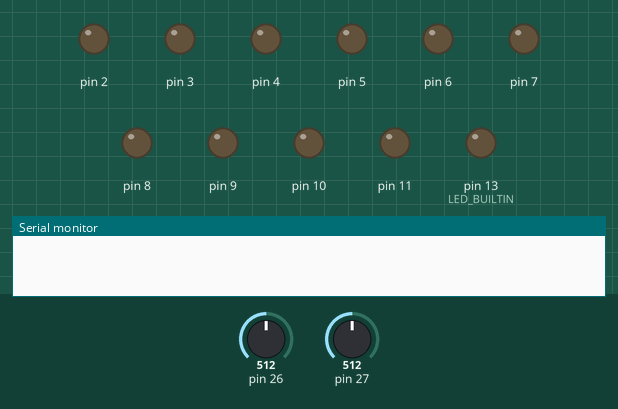
Recording of a sketch running on a simulated Arduino Mega 2560, built for the host (arithmetic inside an expression is 32-bit, double 64-bit). Parts: output pins drawn as LEDs (lit = HIGH), the last lines printed to the serial monitor. The test bench sets the inputs (shaded band); at power-on: pin 26 = 512, pin 27 = 512. WiFi joins after 1.5 s; servers stay silent unless stated.

Above: at 0.0 s.
At 1.6 s:
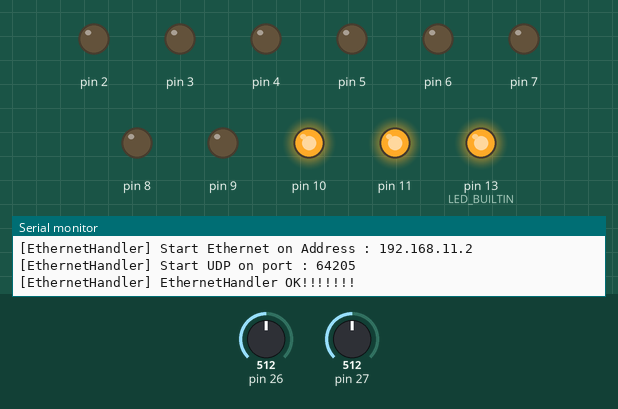
Timing chart, 0 to 3.1 s (numbered marks = the images above):
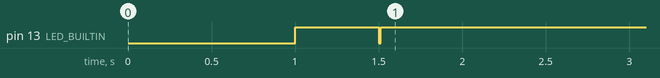

The sketch:

R1Firmware.ino
```cpp
#include "R1Driver.h"

using namespace r1_firmware;

R1Driver driver;

void setup() {
  driver.setup();
}

void loop() {
  driver.connection();
  driver.control();
}
```

MotorControl.cpp
```cpp
#include "MotorControl.h"

#include <Arduino.h>

using namespace r1_firmware;

void MotorHandler::setup()
{
  prev_limit_1 = 0;
  prev_limit_2 = 0;

  // Debug
  pinMode(LED_BUILTIN, OUTPUT);

  // Front
  // PWM 2
  pinMode(3, OUTPUT);

  // RearLeft
  // PWM 4
  pinMode(5, OUTPUT);

  // RearRight
  // PWM 6
  pinMode(7, OUTPUT);

  // Valve
  // PWM 8
  pinMode(9, OUTPUT);

  // LimitSwitch Voltage
  pinMode(10, OUTPUT);
  pinMode(11, OUTPUT);
  digitalWrite(10, HIGH);
  digitalWrite(11, HIGH);

  pinMode(26, INPUT_PULLUP);
  pinMode(27, INPUT_PULLUP);

  Serial.println("[MotorHandler] MotorHandler OK!!!!!!");
}

void MotorHandler::control_front(int pwm)
{
  int pwm_ = 0;

  if(pwm > 255)
  {
    pwm_ = 255;
  }
  else
  {
    pwm_ = pwm;
  }

  if(pwm_ > 0)
  {
    digitalWrite(3, LOW);
    analogWrite(2, pwm_);
  }
  else if(pwm_ < 0)
  {
    digitalWrite(3, HIGH);
    analogWrite(2, (-1*pwm_));
  }
  else
  {
    digitalWrite(3, LOW);
    analogWrite(2, 0);
  }
}

void MotorHandler::control_rear_left(int pwm)
{
  int pwm_ = 0;

  if(pwm > 255)
  {
    pwm_ = 255;
  }
  else
  {
    pwm_ = pwm;
  }

  if(pwm_ > 0)
  {
    digitalWrite(5, LOW);
    analogWrite(4, pwm_);
  }
  else if(pwm_ < 0)
  {
    digitalWrite(5, HIGH);
    analogWrite(4, (-1*pwm_));
  }
  else
  {
    digitalWrite(5, LOW);
    analogWrite(4, 0);
  }
}

void MotorHandler::control_rear_right(int pwm)
{
  int pwm_ = 0;

  if(pwm > 255)
  {
    pwm_ = 255;
  }
  else
  {
    pwm_ = pwm;
  }

  if(pwm_ > 0)
  {
    digitalWrite(7, LOW);
    analogWrite(6, pwm_);
  }
  else if(pwm < 0)
  {
    digitalWrite(7, HIGH);
    analogWrite(6, (-1*pwm_));
  }
  else
  {
    digitalWrite(7, LOW);
    analogWrite(6, 0);
  }
}

void MotorHandler::control_valve(int pwm, bool switch_1, bool switch_2)
{
  if(pwm > 0)
  {
    if(!switch_1)
    {
      digitalWrite(9, LOW);
      analogWrite(8, pwm);
    }
    else
    {
      digitalWrite(9, LOW);
      analogWrite(8, 0);
    }
  }
  else if(pwm < 0)
  {
    if(!switch_2)
    {
      digitalWrite(9, HIGH);
      analogWrite(8, -1*pwm);
    }
    else
    {
      digitalWrite(9, LOW);
      analogWrite(8, 0);
    }
  }
  else
  {
    digitalWrite(9, LOW);
    analogWrite(8, 0);
  }
}

bool MotorHandler::limit_switch_1()
{
  uint8_t read_value = analogRead(26);

  if(read_value != 255 && prev_limit_1 != 255)
  {
    prev_limit_1 = read_value;
    return true;
  }
  else
  {
    prev_limit_1 = read_value;
    return false;
  }
}

bool MotorHandler::limit_switch_2()
{
  uint8_t read_value = analogRead(27);

  if(read_value != 255 && prev_limit_2 != 255)
  {
    prev_limit_2 = read_value;
    return true;
  }
  else
  {
    prev_limit_2 = read_value;
    return false;
  }
}
```

MotorControl.h
```cpp
#ifndef MOTORCONTROL_HPP_
#define MOTORCONTROL_HPP_

namespace r1_firmware
{
  class MotorHandler
  {
    public:
    void setup();

    void control_front(int pwm);
    void control_rear_left(int pwm);
    void control_rear_right(int pwm);
    void control_valve(int pwm, bool switch_1, bool switch_2);

    bool limit_switch_1();
    bool limit_switch_2();

    private:
    int prev_limit_1;
    int prev_limit_2;
  };
}

#endif
```

Packet.cpp
```cpp
#include "Packet.h"

namespace r1_firmware
{
  Packet parse_str(String read)
  {
    int start_index = 0;
    int end_index = read.indexOf('e');
    String data = read.substring(start_index, end_index);

    int first_div_index = data.indexOf(',');
    String str_1 = data.substring(0, first_div_index);

    String without_1 = data.substring(first_div_index+1);

    int second_com = without_1.indexOf(',');

    String str_2 = without_1.substring(0, second_com);
    String without_2 = without_1.substring(second_com+1);

    int third_com = without_2.indexOf(',');

    String str_3 = without_2.substring(0, third_com);
    String without_3 = without_2.substring(third_com+1);

    int v1 = str_1.toInt();
    int v2 = str_2.toInt();
    int v3 = str_3.toInt();
    int v4 = without_3.toInt();

    Packet new_packet = Packet();
    new_packet.front = v1 - 300;
    new_packet.rear_left = v2 - 300;
    new_packet.rear_right = v3 - 300;
    new_packet.valve_signal = v4 - 300;

    // Serial.printf("%d,%d,%d,%d\n", new_packet.front, new_packet.rear_left, new_packet.rear_right, new_packet.valve_signal);

    return new_packet;
  }
}
```

Packet.h
```cpp
#ifndef PACKET_HPP_
#define PACKET_HPP_

#include <Arduino.h>

namespace r1_firmware
{
  struct Packet
  {
    int front;
    int rear_left;
    int rear_right;
    int valve_signal;

    Packet():
    front(0),rear_left(0),rear_right(0),valve_signal(0)
    {

    }
  };

  Packet parse_str(String read);
}

#endif
```

UdpConnection.cpp
```cpp
#include "UdpConnection.h"

using namespace r1_firmware;

void EthernetHandler::setup()
{
  p = Packet();
  digitalWrite(LED_BUILTIN, HIGH);
  delay(500);
  digitalWrite(LED_BUILTIN, LOW);

  Ethernet.init(17);
  Serial.println("[EthernetHandler] Initialized Ethernet.");

  byte mac[] = { 0xDE, 0xAD, 0xBE, 0xEF, 0xFE, 0x05 };
  IPAddress default_ip(192, 168, 11, 2);

  Ethernet.begin(mac, default_ip);

  Serial.print("[EthernetHandler] Start Ethernet on Address : ");
  Serial.println(Ethernet.localIP());

  while(udp.begin(64205) == 0)
  {
    Serial.print(".");
  }
  Serial.println("[EthernetHandler] Start UDP on port : 64205");

  Serial.println("[EthernetHandler] EthernetHandler OK!!!!!!!");

  digitalWrite(LED_BUILTIN, HIGH);
}

void EthernetHandler::receive()
{
  for(int i = 0; i < PACKET_BUFFER_SIZE; i++)
  {
    buf[i] = 0;
  }
  int packet_size = udp.parsePacket();

  if(packet_size > 0)
  {
    udp.read(buf, PACKET_BUFFER_SIZE);

    String get_str(buf);

    p = parse_str(get_str);
  }
}

void EthernetHandler::send(String packet)
{
  IPAddress destination(192, 168, 11, 3);
  auto port = 64201;

  udp.beginPacket(destination, port);
  udp.write(packet.c_str());
  udp.endPacket();
}

Packet EthernetHandler::create_packet()
{
  return p;
}
```

UdpConnection.h
```cpp
#ifndef UDPCONNECTION_HPP_
#define UDPCONNECTION_HPP_

#include <Ethernet.h>
#include <EthernetUdp.h>

#include "Packet.h"

#define PACKET_BUFFER_SIZE 64

namespace r1_firmware
{
  class EthernetHandler
  {
    public:
    void setup();
    void receive();
    void send(String packet);
    Packet create_packet();

    private:
    EthernetUDP udp;
    char buf[PACKET_BUFFER_SIZE];
    Packet p;
  };
}

#endif
```

R1Driver.cpp
```cpp
#include "R1Driver.h"


using namespace r1_firmware;

void R1Driver::setup()
{
  Serial.begin(115200);
  packet = Packet();
  delay(1000);

  motor_handler.setup();
  ethernet_handler.setup();
}

void R1Driver::connection()
{
  ethernet_handler.receive();

  packet = ethernet_handler.create_packet();
}

void R1Driver::control()
{
  bool sw1 = motor_handler.limit_switch_1();
  bool sw2 = motor_handler.limit_switch_2();

  motor_handler.control_front(packet.front);
  motor_handler.control_rear_left(packet.rear_left);
  motor_handler.control_rear_right(packet.rear_right);
  motor_handler.control_valve(packet.valve_signal, sw1, sw2);

  String sw1_str(sw1);
  String sw2_str(sw2);

  String send_packet = sw1_str + "," + sw2_str;

  ethernet_handler.send(send_packet);
}
```

R1Driver.h
```cpp
#ifndef R1_DRIVER_HPP_
#define R1_DRIVER_HPP_

#include "MotorControl.h"
#include "UdpConnection.h"

#include "Packet.h"

namespace r1_firmware
{
  class R1Driver
  {
    public:
    void setup();
    void connection();
    void control();

    private:
    EthernetHandler ethernet_handler;
    MotorHandler motor_handler;

    Packet packet;
  };
}

#endif
```
